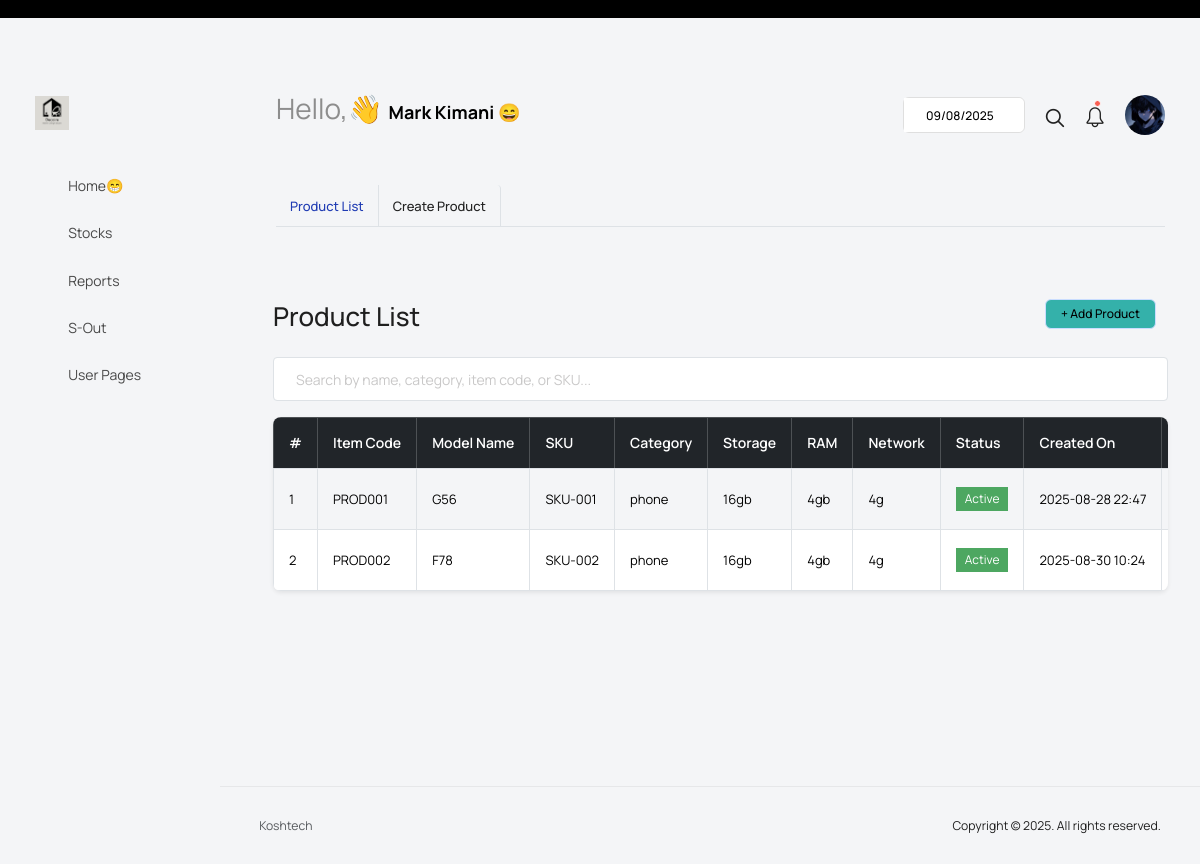
The page /list-products/ (signed in) on the database its author committed.
### manage_users/models.py (models this page shows, shortened)
class CustomUser(AbstractUser):
    ROLE_CHOICES = (
        ("manager", "Manager"),
        ("admin", "Admin"),
        ("sales", "sales"),
    )
    role = models.CharField(max_length=20, choices=ROLE_CHOICES, default="sales")
    is_activated = models.BooleanField(default=False)
    date_of_registration = models.DateTimeField(default=timezone.now)  # ✅ auto timestamp
    groups = models.ManyToManyField(
        Group,
        related_name="customuser_set",
        blank=True,
        help_text="The groups this user belongs to.",
    )
    user_permissions = models.ManyToManyField(
        Permission,
        related_name="customuser_set",
        blank=True,
        help_text="Specific permissions for this user.",
    )
    def __str__(self):
        return f"{self.username} ({self.role})"

class Profile(models.Model):
    GENDER_CHOICES = (
        ("male", "Male"),
        ("female", "Female"),
        ("---", "---"),
    )
    user = models.OneToOneField(settings.AUTH_USER_MODEL, on_delete=models.CASCADE, related_name="profile")
    full_name = models.CharField(max_length=200)
    phone_number = models.CharField(max_length=20, blank=True, null=True)
    date_of_birth = models.DateField(null=True, blank=True)
    national_id = models.CharField(max_length=50, unique=False, blank=True, null=True)
    date_of_joining = models.DateField(null=True, blank=True)
    gender = models.CharField(max_length=20, blank=True, null=True, choices=GENDER_CHOICES)
    region = models.CharField(max_length=100, blank=True, null=True)
    group = models.CharField(max_length=100, blank=True, null=True)
    id_document = models.FileField(upload_to="profile/ids/", blank=True, null=True)
    photo = models.ImageField(upload_to="profile/photos/", blank=True, null=True)

### sales_process/models.py (models this page shows, shortened)
class Product(models.Model):
    STATUS_CHOICES = [
        ('active', 'Active'),
        ('inactive', 'Inactive'),
        ('discontinued', 'Discontinued'),
    ]
    STORAGE_CHOICES = [
        ('16gb', '16GB'),
        ('32gb', '32GB'),
        ('64gb', '64GB'),
        ('128gb', '128GB'),
        ('256gb', '256GB'),
        ('512gb', '512GB'),
        ('1tb', '1TB'),
    ]
    RAM_CHOICES = [
        ('4gb', '4GB'),
        ('8gb', '8GB'),
        ('16gb', '16GB'),
        ('32gb', '32GB'),
        ('64gb', '64GB'),
        ('128gb', '128GB'),
        ('256gb', '256GB'),
        ('512gb', '512GB'),
        ('1tb', '1TB'),
    ]
    NETWORK_CHOICES = [
        ('2g', '2G'),
        ('3g', '3G'),
        ('4g', '4G'),
        ('5g', '5G'),
    ]
    MODEL_CATEGORY_CHOICES = [
        ('phone', 'Phone'),
        ('tablet', 'Tablet'),
        ('laptop', 'Laptop'),
        ('watch', 'Watch'),
    ]
    item_code = models.CharField(max_length=50, unique=True)
    model_name = models.CharField(max_length=100)
    model_sku = models.CharField(max_length=100, unique=True)
    model_category = models.CharField(max_length=100, choices=MODEL_CATEGORY_CHOICES, default='phone')
    model_storage = models.CharField(max_length=50, blank=True, null=True, choices=STORAGE_CHOICES)
    model_ram = models.CharField(max_length=50, blank=True, null=True, choices=RAM_CHOICES)
    price = models.DecimalField(max_digits=10, decimal_places=2,default=0)
    network = models.CharField(max_length=100, blank=True, null=True, choices=NETWORK_CHOICES)
    other_specifications = models.TextField(blank=True, null=True)
    created_on = models.DateTimeField(auto_now_add=True)
    created_by = models.ForeignKey(
        settings.AUTH_USER_MODEL,
        on_delete=models.SET_NULL,
        null=True,
        related_name="products_created"
    )
    status = models.CharField(
        max_length=20,
        choices=STATUS_CHOICES,
        default='active'
    )

### sales_process/views.py (the view)
# urls.py: path('list-products/', list_products, name='list-products'),
@login_required
def list_products(request):
    products = Product.objects.all()
    return render(request, "sales_process/list_products.html", {"products": products})

### sales_process/templates/sales_process/list_products.html (shortened to what this page needs)
{% extends 'configs/base.html' %}
{% load widget_tweaks %}
{% block mainContent %}
 <div class="content-wrapper">
            <div class="row">
              <div class="col-sm-12">
                <div class="home-tab">
                  <div class="d-sm-flex align-items-center justify-content-between border-bottom">
                    {% include 'sales_process/nav_links.html' %}
                  </div>
                  <div class="tab-content tab-content-basic">
                    <div class="tab-pane fade show active" id="create-user" role="tabpanel" aria-labelledby="overview">
                      <div class="row">
                      <div class="container mt-5">
  <div class="d-flex justify-content-between align-items-center mb-3">
    <h2>Product List</h2>
    <a href="" class="btn btn-success">+ Add Product</a>
  </div>
  <form method="get" class="mb-3">
    <div class="input-group ">
      <input type="text" name="q"  class="form-control" name="query" hx-get="{% url 'filter-products' %}" hx-target="#productTable" hx-trigger="keyup changed delay:500ms" placeholder="Search by name, category, item code, or SKU...">
    </div>
  </form>
  <div class="table-responsive shadow-sm rounded" id="productTable">
    {% include 'sales_process/list_products_table.html' %}
  </div>
  </div>
                      </div>
                    </div>
                 </div>
                </div>
              </div>
            </div>
          </div>
{% endblock mainContent %}

### configs/templates/configs/base.html (shortened to what this page needs)
{% load static %}
<!DOCTYPE html>
<html lang="en">
  <head>
    <link rel="stylesheet" href="{% static 'assets/vendors/feather/feather.css' %}">
    <link rel="stylesheet" href="{% static 'assets/vendors/mdi/css/materialdesignicons.min.css' %}">
    <link rel="stylesheet" href="{% static 'assets/vendors/ti-icons/css/themify-icons.css' %}">
    <link rel="stylesheet" href="{% static 'assets/vendors/font-awesome/css/font-awesome.min.css' %}">
    <link rel="stylesheet" href="{% static 'assets/vendors/typicons/typicons.css' %}">
    <link rel="stylesheet" href="{% static 'assets/vendors/simple-line-icons/css/simple-line-icons.css' %}">
    <link rel="stylesheet" href="{% static 'assets/vendors/css/vendor.bundle.base.css' %}">
    <link rel="stylesheet" href="{% static 'assets/vendors/bootstrap-datepicker/bootstrap-datepicker.min.css' %}">
    <link rel="stylesheet" href="{% static 'assets/vendors/datatables.net-bs4/dataTables.bootstrap4.css' %}">
    <link rel="stylesheet" type="text/css" href="{% static 'assets/js/select.dataTables.min.css' %}">
    <link rel="stylesheet" href="{% static 'assets/css/style.css' %}">
  </head>
  <body class="htmx-transition with-welcome-text">
    <div class="container-scroller">
      <div class="row p-0 m-0 proBanner" id="proBanner">
        <div class="col-md-12 p-0 m-0">
          <div class="card-body card-body-padding px-3 d-flex align-items-center justify-content-between">
          </div>
        </div>
      </div>
      <nav class="navbar default-layout col-lg-12 col-12 p-0 fixed-top d-flex align-items-top flex-row">
        <div class="text-center navbar-brand-wrapper d-flex align-items-center justify-content-start">
          <div>
            <a class="navbar-brand brand-logo" href="index.html">
              <img src="{% static 'assets/images/logo.png' %}" alt="logo" />
            </a>
          </div>
        </div>
        <div class="navbar-menu-wrapper d-flex align-items-top">
          <ul class="navbar-nav">
            <li class="nav-item fw-semibold d-none d-lg-block ms-0">
              <h4 class="welcome-text">Hello,👋 <span class="text-black fw-bold" style="font-size: 18px">{{user.profile.full_name}} 😄</span></h4>
            </li>
          </ul>
          <ul class="navbar-nav ms-auto">
            <li class="nav-item d-none d-lg-block">
              <div id="datepicker-popup" class="input-group date datepicker navbar-date-picker">
                <input type="text" class="form-control">
              </div>
            </li>
            <li class="nav-item">
              <form class="search-form" action="#">
                <i class="icon-search"></i>
                <input type="search" class="form-control" placeholder="Search Here" title="Search here">
              </form>
            </li>
            <li class="nav-item dropdown">
              <a class="nav-link count-indicator" id="notificationDropdown" href="#" data-bs-toggle="dropdown">
                <i class="icon-bell"></i>
                <span class="count"></span>
              </a>
            </li>
            <li class="nav-item dropdown d-none d-lg-block user-dropdown">
              <a class="nav-link" id="UserDropdown" href="#" data-bs-toggle="dropdown" aria-expanded="false">
                <img class="img-xs rounded-circle" src="{{user.profile.photo.url}}" alt="Profile image" style="width: 40px; height: 40px"> </a>
            </li>
          </ul>
        </div>
      </nav>
      <div class="container-fluid page-body-wrapper">
        <nav class="sidebar sidebar-offcanvas" id="sidebar">
          <ul class="nav">
            <li class="nav-item" hx-boost="true">
              <a class="nav-link" href="{% url 'home' %}" hx-indicator="#newPageSpinner">
                <i class="mdi mdi-grid-large menu-icon"></i>
                <span class="menu-title">Home😁</span>
              </a>
            </li>
            <li class="nav-item">
              <a class="nav-link" data-bs-toggle="collapse" href="#form-elements" aria-expanded="false" aria-controls="form-elements">
                <i class="menu-icon mdi mdi-card-text-outline"></i>
                <span class="menu-title">Stocks</span>
                <i class="menu-arrow"></i>
              </a>
            </li>
            <li class="nav-item">
              <a class="nav-link" data-bs-toggle="collapse" href="#tables" aria-expanded="false" aria-controls="tables">
                <i class="menu-icon mdi mdi-table"></i>
                <span class="menu-title">Reports</span>
                <i class="menu-arrow"></i>
              </a>
            </li>
            <li class="nav-item">
              <a class="nav-link" data-bs-toggle="collapse" href="#icons" aria-expanded="false" aria-controls="icons">
                <i class="menu-icon mdi mdi-layers-outline"></i>
                <span class="menu-title">S-Out</span>
                <i class="menu-arrow"></i>
              </a>
            </li>
            <li class="nav-item">
              <a class="nav-link" data-bs-toggle="collapse" href="#auth" aria-expanded="false" aria-controls="auth">
                <i class="menu-icon mdi mdi-account-circle-outline"></i>
                <span class="menu-title">User Pages</span>
                <i class="menu-arrow"></i>
              </a>
            </li>
          </ul>
        </nav>
        <div class="main-panel"
   >
          {% block mainContent %}
          {% endblock mainContent %}
          <footer class="footer">
            <div class="d-sm-flex justify-content-center justify-content-sm-between">
              <span class="text-muted text-center text-sm-left d-block d-sm-inline-block">Koshtech</span>
              <span class="float-none float-sm-end d-block mt-1 mt-sm-0 text-center">Copyright © 2025. All rights reserved.</span>
            </div>
          </footer>
        </div>
      </div>
    </div>
  </body>
</html>

### sales_process/templates/sales_process/list_products_table.html
<table class="table table-bordered table-hover table-striped align-middle">
      <thead class="table-dark">
        <tr>
          <th>#</th>
          <th>Item Code</th>
          <th>Model Name</th>
          <th>SKU</th>
          <th>Category</th>
          <th>Storage</th>
          <th>RAM</th>
          <th>Network</th>
          <th>Status</th>
          <th>Created On</th>
          <th>Created By</th>
        </tr>
      </thead>
      <tbody>
        {% for product in products %}
        <tr>
          <td>{{ forloop.counter }}</td>
          <td>{{ product.item_code }}</td>
          <td>{{ product.model_name }}</td>
          <td>{{ product.model_sku }}</td>
          <td>{{ product.model_category }}</td>
          <td>{{ product.model_storage|default:"-" }}</td>
          <td>{{ product.model_ram|default:"-" }}</td>
          <td>{{ product.network|default:"-" }}</td>
          <td>
            <span class="badge
              {% if product.status == 'active' %} bg-success
              {% elif product.status == 'inactive' %} bg-secondary
              {% else %} bg-danger {% endif %}">
              {{ product.get_status_display }}
            </span>
          </td>
          <td>{{ product.created_on|date:"Y-m-d H:i" }}</td>
          <td>{{ product.created_by|default:"-" }}</td>
        </tr>
        {% empty %}
        <tr>
          <td colspan="11" class="text-center text-muted">No products found.</td>
        </tr>
        {% endfor %}
      </tbody>
    </table>

### configs/templates/configs/base.html (style rules this page uses)
body { opacity: 1; transition: opacity 200ms ease-in; }

### rows shown on the page
CustomUser: profile.full_name "Mark Kimani", profile.photo (picture)
Product: item_code "PROD001", model_name "G56", model_sku "SKU-001", model_category "phone", model_storage "16gb", model_ram "4gb", network "4g", status "Active", created_on "2025-08-28 22:47"
Product: item_code "PROD002", model_name "F78", model_sku "SKU-002", model_category "phone", model_storage "16gb", model_ram "4gb", network "4g", status "Active", created_on "2025-08-30 10:24"
